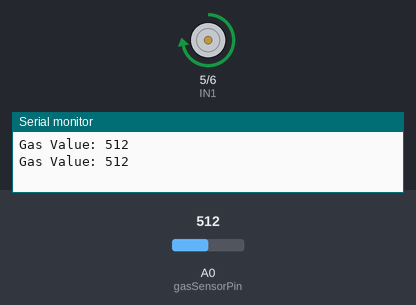
The sketch below on a simulated Arduino Uno, built with avr-gcc and run on an emulated ATmega328P. Shown: motor-driver pin pairs drawn as motors (green arrow = first pin HIGH = forward, orange = second pin HIGH = backward, longer = more drive, scaled by the enable pin), the last lines printed to the serial monitor. The test bench sets the inputs (shaded band); at power-on: A0 (gasSensorPin) = 512.

Above: at 1.8 s.
1.9 s: A0 (gasSensorPin) set to 490
At 2.3 s:
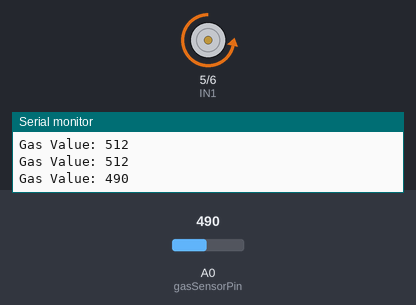
3.5 s: A0 (gasSensorPin) set to 510
At 5.0 s:
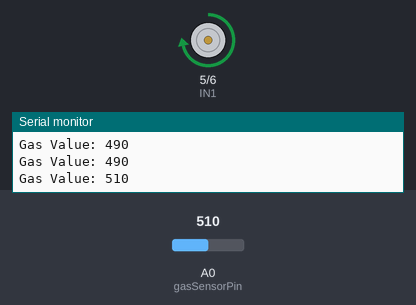
5.5 s: A0 (gasSensorPin) set to 306
At 6.5 s:
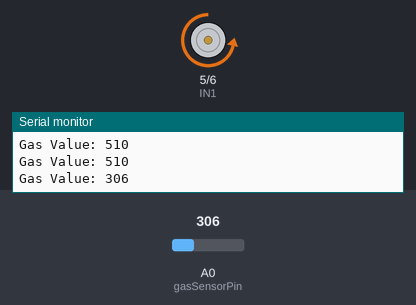
Timing chart, 0 to 8.5 s (numbered marks = the images above; inputs shaded):
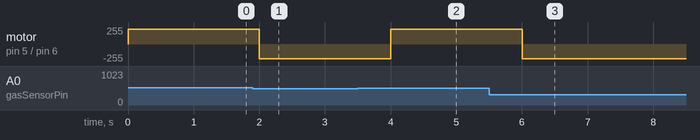

The sketch:

Dc_cb_gas.ino
```cpp
#define IN1 5
#define IN2 6
#define ENA 9  // Chân PWM điều chỉnh tốc độ (nếu cần)

const int gasSensorPin = A0;
int gasValue = 0;

void setup() {
    pinMode(IN1, OUTPUT);
    pinMode(IN2, OUTPUT);
    pinMode(gasSensorPin, INPUT);
    Serial.begin(9600);
    pinMode(ENA, OUTPUT);
    analogWrite(ENA, 220); // Đặt tốc độ động cơ (0 - 255)
}

void loop() {
    gasValue = analogRead(gasSensorPin);
    Serial.print("Gas Value: ");
    Serial.println(gasValue);

    if (gasValue > 500) {
      digitalWrite(IN1, HIGH);
      digitalWrite(IN2, LOW);
      delay(1000);
    } else {
      digitalWrite(IN1, LOW);
      digitalWrite(IN2, HIGH);
      delay(1000);
    }

}
```

Measured:
- the behaviour switches between 501 and 500 on A0 (gasSensorPin) (found by bisection; images 0 and 1)
- after the input at 1.9 s, motor on pin 5 (IN1) / pin 6 (IN2): forward 220/255 → backward 220/255 after 0.10 s
- after the input at 3.5 s, motor on pin 5 (IN1) / pin 6 (IN2): backward 220/255 → forward 220/255 after 0.50 s
- after the input at 5.5 s, motor on pin 5 (IN1) / pin 6 (IN2): forward 220/255 → backward 220/255 after 0.50 s
